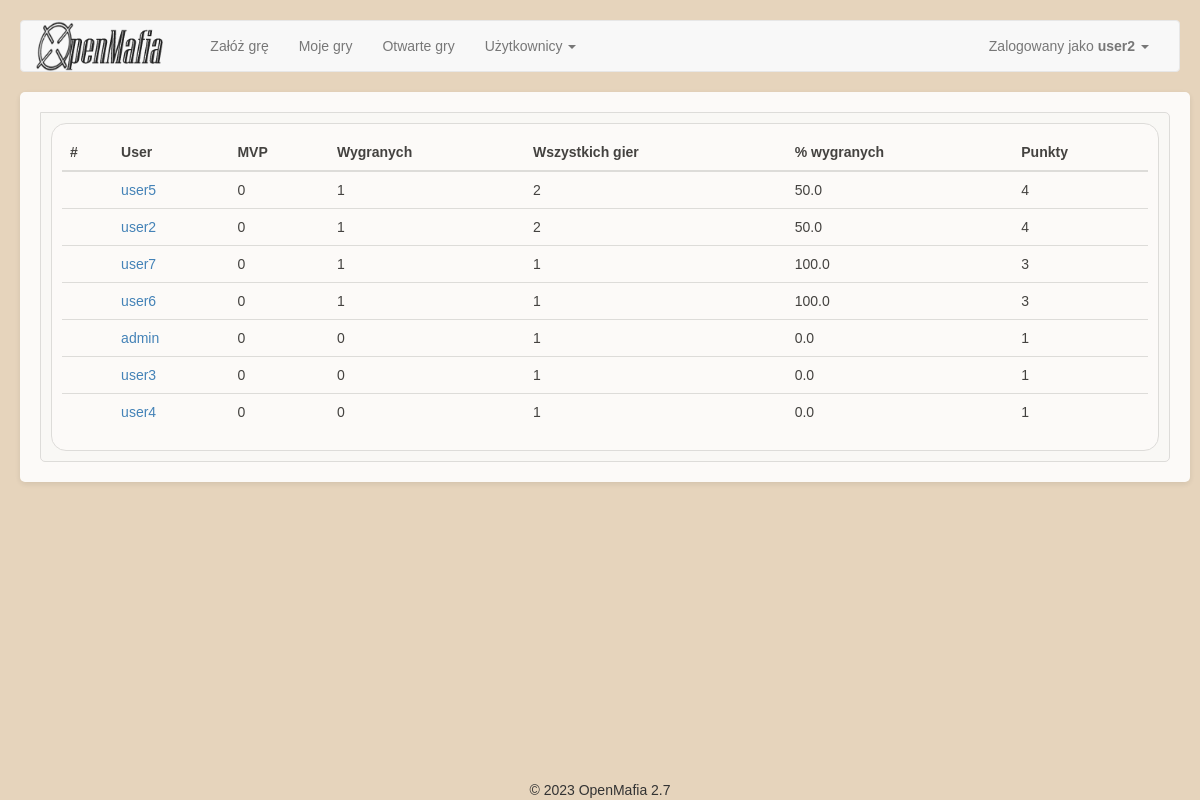
The app's page /user/toplist (signed in) with its own data.
### app/Engine/DB/models.py (models this page shows, shortened)
class User(db.Model):
    __tablename__ = 'User'
    id = db.Column(db.Integer, primary_key=True)
    user = db.Column(db.String(64), unique=True)
    password = db.Column(db.String(500))
    name = db.Column(db.String(500))
    email = db.Column(db.String(120), unique=True)
    is_active = db.Column(db.Boolean)
    def is_active(self):
        return True

### app/User/views.py (the view)
@UserModule.route('/toplist', methods=['GET', 'POST'])
@UserModule.route('/toplist/<page>', methods=['GET', 'POST'])
@login_required
def user_toplist(page=1):
    page = int(page)
    game_api = GameApi()
    game_players = game_api.get_game_players()
    users = extract_users_data_from_db_game_players(game_players)
    users = add_calculated_users_data(users)
    users = {k: v for k, v in sorted(users.items(), key=lambda item: item[1]['OM_points'], reverse=True)}
    return render_template('User_toplist.html',
                           users=users)

### app/Engine/DB/db_api.py (called while the page is built)
    def get_game_players(self):
        game_players = GamePlayer.query.all()
        game_players = [gp for gp in game_players if gp.game.status.name == 'finished' and gp.game.game_type.name == 'classic']
        return game_players

### app/User/views.py (called while the page is built)
def add_calculated_users_data(users):
    for user in users:
        users[user]['won_percentage'] = round(users[user]['games_won'] / users[user]['games_played'] * 100, 2)
        users[user]['OM_points'] = users[user]['games_played'] + users[user]['games_won'] * 2 + users[user]['games_mvp'] * 7
    return users

### app/views.py (called while the page is built)
@app.before_request
def before_request():
    g.user = current_user

@lm.user_loader
def load_user(id):
    return User.query.get(int(id))

### app/User/templates/User_toplist.html (shortened to what this page needs)
{% extends "base.html" %}
{% import "bootstrap/wtf.html" as wtf %}
{% block styles %}
{{ super() }}
<link rel="stylesheet" type="text/css" href="{{ url_for('User.static', filename='css/styles.css') }}">
{% endblock %}
{%block main_content%}
<div class="tabs">
  <div class="tab-content">
    <div id="general" class="active">
      <div class="content-box">
        <table class="table table-hover">
          <thead>
            <tr>
              <th scope="col">#</th>
              <th scope="col">User</th>
              <th scope="col">MVP</th>
              <th scope="col">Wygranych</th>
              <th scope="col">Wszystkich gier</th>
              <th scope="col">% wygranych</th>
              <th scope="col">Punkty</th>
            </tr>
          </thead>
          <tbody>
          {% for user in users %}
            <tr>
             <th scope="row">{{ users[user].id }}</th>
                <td><a href="{{url_for('User.user_main', user_id=user)}}">{{ users[user]['user_name'] }}</a></td>
                <td>{{ users[user]['games_mvp'] }}</td>
                <td>{{ users[user]['games_won'] }}</td>
                <td>{{ users[user]['games_played'] }}</td>
                <td>{{ users[user]['won_percentage'] }}</td>
                <td title="MVP=10p, wygrana=3p, przegrana=1p">{{ users[user]['OM_points'] }}</td>
            </tr>
          {% endfor %}
          </tbody>
        </table>
      </div>
    </div>
  </div>
</div>
{%endblock%}

### app/templates/base.html (shortened to what this page needs)
{% extends "bootstrap/base.html" %}
{% block styles %}
{{ super() }}
<link rel="stylesheet" type="text/css" href="{{ url_for('static', filename='css/base_styles.css') }}">
<link rel="stylesheet" type="text/css" href="{{ url_for('static', filename='css/bootstrap_table.css') }}">
{% endblock %}
{% block navbar %}
<nav class="navbar navbar-default" id="nav">
	<div class="container-fluid">
	  <div class="navbar-header">
		<a href="/"><img height="50" style="padding-right: 32px" src="{{ url_for('static', filename='images/logo.png') }}"/></a>
	  </div>
	  <div class="collapse navbar-collapse" id="bs-example-navbar-collapse-1">
		<ul class="nav navbar-nav">
			<li {{ 'class=active' if request.endpoint == 'SetupGameModule.setup_game' }} ><a href="{{ url_for('SetupGameModule.setup_game')}}">Załóż grę</a></li>
			<li><a href="{{ url_for('SetupGameModule.game_list')}}/my_games">Moje gry</a></li>
			<li><a href="{{ url_for('SetupGameModule.game_list')}}/open_games">Otwarte gry</a></li>
			<li class="dropdown">
				<a href="#" class="dropdown-toggle" data-toggle="dropdown" role="button" aria-haspopup="true" aria-expanded="false">Użytkownicy <span class="caret"></span></a>
			</li>
		</ul>
		<ul class="nav navbar-nav navbar-right">
		  <li><a href="#"></a></li>
		  <li class="dropdown">
			<a href="#" class="dropdown-toggle" data-toggle="dropdown" role="button" aria-haspopup="true" aria-expanded="false">
				{% if current_user.is_authenticated %}
				Zalogowany jako <b>{{ current_user.user }}</b>
				{% else %}
					Gość
				{% endif %}
				<span class="caret"></span>
			</a>
		  </li>
		</ul>
	  </div>
	</div>
  </nav>
{% endblock %}
{%block content %}
<div class="container">
	{%block main_content%}{%endblock%}
</div>
{% block footer %}
<div class="footer">&copy; 2023 OpenMafia 2.7</div>
{%- endblock footer %}
{%endblock%}

### app/static/css/base_styles.css (style rules this page uses)
.footer { position: fixed; left: 0; bottom: 0; width: 100%; text-align: center; text-size: small; }
@media (min-width: 768px) { body { font-family: Arial, sans-serif; background-color: rgb(230, 212, 188); margin: 0; padding: 20px; height: 100vh; } }
@media (min-width: 768px) { .container { margin: 0 auto; background-color: #ffffff; border-radius: 5px; padding: 20px; box-shadow: 0 2px 6px rgba(0, 0, 0, 0.1); opacity: 0.9; } }

### app/User/static/css/styles.css (style rules this page uses)
.tab-content { border: 1px solid #ddd; padding: 10px; border-radius: 5px; border-top-left-radius: 0px; background-color: #fcfcfc; }
.tab-content > div { display: none; }
.tab-content > div.active { display: block; }
.content-box { background-color: #fff; border: 1px solid #ddd; border-radius: 15px; padding: 10px; margin-bottom: 10px; }
.tab-content .content-box:last-of-type { margin-bottom: 0px; }

### records on screen
User: user "user2", name "user2"
User: name "user5"
User: name "user7"
User: name "user6"
User: name "admin"
User: name "user3"
User: name "user4"

### other values on screen
{{ users[user]['games_mvp'] }} "0" "0" "0" "0" "0" "0" "0"
{{ users[user]['games_won'] }} "1" "1" "1" "1" "0" "0" "0"
{{ users[user]['games_played'] }} "2" "2" "1" "1" "1" "1" "1"
{{ users[user]['won_percentage'] }} "50.0" "50.0" "100.0" "100.0" "0.0" "0.0" "0.0"
{{ users[user]['OM_points'] }} "4" "4" "3" "3" "1" "1" "1"
